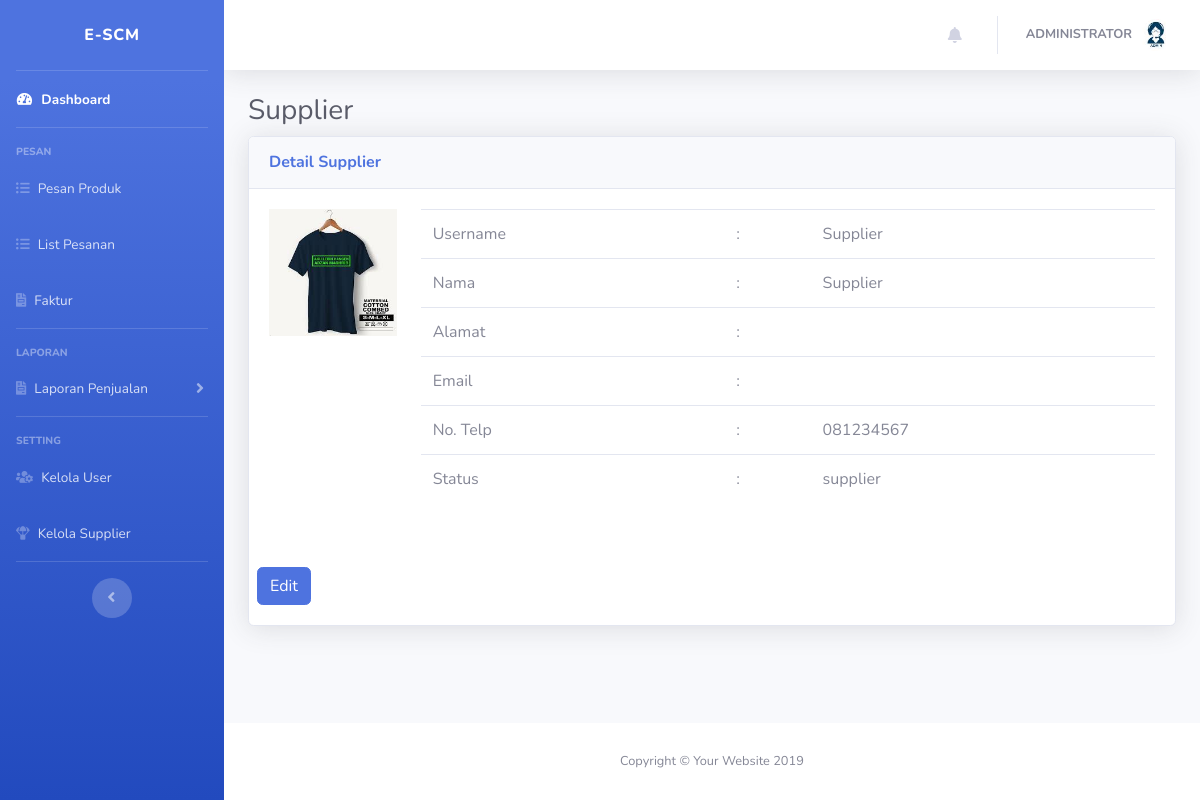
Screenshot of /media.php?page=detailsupplier&id=28 (signed in) with the database file from the repository.
### tables this page shows
CREATE TABLE `user` (
  `id_user` int(11) NOT NULL,
  `username` varchar(200) NOT NULL,
  `password` varchar(200) NOT NULL,
  `nama` varchar(20) NOT NULL,
  `alamat` text NOT NULL,
  `email` text NOT NULL,
  `telp` varchar(14) NOT NULL,
  `status` varchar(10) NOT NULL,
  `foto` text NOT NULL,
  `created_at` datetime NOT NULL DEFAULT CURRENT_TIMESTAMP
);

### page/supplier/detail.php (the view, shortened to what this page needs)
<?php
    $query = mysql_query("SELECT * FROM user WHERE id_user = '$_GET[id]'");
    $r = mysql_fetch_array($query);
?>
<h1 class="h3 mb-2 text-gray-800">Supplier</h1>
<div class="card shadow mb-4">
    <div class="card-header py-3">
        <h6 class="m-0 font-weight-bold text-primary">Detail Supplier</h6>
    </div>
    <div class="card-body">
        <div class="row">
            <div class="col-sm-2">
                <img src="<?php echo "foto/$r[foto]" ?>" alt="" width="100%">
            </div>
            <div class="col-sm-10">
                <table class="table">
                    <tr>
                        <td>Username</td>
                        <td>:</td>
                        <td><?php echo "$r[username]" ?></td>
                    </tr>
                    <tr>
                        <td>Nama</td>
                        <td>:</td>
                        <td><?php echo "$r[nama]" ?></td>
                    </tr>
                    <tr>
                        <td>Alamat</td>
                        <td>:</td>
                        <td><?php echo "$r[alamat]" ?></td>
                    </tr>
                    <tr>
                        <td>Email</td>
                        <td>:</td>
                        <td><?php echo "$r[email]" ?></td>
                    </tr>
                    <tr>
                        <td>No. Telp</td>
                        <td>:</td>
                        <td><?php echo "$r[telp]" ?></td>
                    </tr>
                    <tr>
                        <td>Status</td>
                        <td>:</td>
                        <td><?php echo "$r[status]" ?></td>
                    </tr>
                </table>
            </div>
        </div>
        <br>
        <br>
        <?php
            if ($r['status'] != 'admin') {
                echo "<div class='row'>
                        <a href='media.php?page=editsupplier&id=$r[id_user]' class='btn btn-primary'>Edit</a>
                        </div>";
            }
        ?>
    </div>
</div>

### media.php (shortened to what this page needs)
<?php
  if (isset($_SESSION['username'])) {
  $nama = strtoupper($_SESSION['nama']);
  $query = mysql_query("SELECT * FROM user WHERE username = '$_SESSION[username]'");
  $r = mysql_fetch_array($query);
?>
<!DOCTYPE html>
<html lang="en">
<head>
  <link href="vendor/fontawesome-free/css/all.min.css" rel="stylesheet" type="text/css">
  <link href="css/sb-admin-2.min.css" rel="stylesheet">
  <link href="vendor/datatables/dataTables.bootstrap4.min.css" rel="stylesheet">
  <link rel="stylesheet" href="css/bootstrap-datepicker.min.css">
</head>
<body id="page-top">
  <div id="wrapper">
    <ul class="navbar-nav bg-gradient-primary sidebar sidebar-dark accordion" id="accordionSidebar">
      <a class="sidebar-brand d-flex align-items-center justify-content-center" href="media.php">
        <div class="sidebar-brand-text mx-3">e-SCM</div>
      </a>
      <hr class="sidebar-divider my-0">
      <?php
        $status = $_SESSION['status'];
        if ($status == 'admin') {
      ?>
      <li class="nav-item active">
        <a class="nav-link" href="media.php?page=dashboard">
          <i class="fas fa-fw fa-tachometer-alt"></i>
          <span>Dashboard</span></a>
      </li>
      <hr class="sidebar-divider">
      <div class="sidebar-heading">
        Pesan
      </div>
      <li class="nav-item">
        <a class="nav-link" href="media.php?page=pesan">
        <i class="fas fa-list-ul"></i>
          <span>Pesan Produk</span></a>
      </li>
      <li class="nav-item">
        <a class="nav-link" href="media.php?page=pesanan">
        <i class="fas fa-list-ul"></i>
          <span>List Pesanan</span></a>
      </li>
      <li class="nav-item">
        <a class="nav-link" href="media.php?page=faktur">
        <i class="fas fa-file-invoice"></i>
          <span>Faktur</span></a>
      </li>
      <hr class="sidebar-divider">
      <div class="sidebar-heading">
        Laporan
      </div>
      <li class="nav-item">
        <a class="nav-link collapsed" href="#" data-toggle="collapse" data-target="#collapseUtilities" aria-expanded="true" aria-controls="collapseUtilities">
          <i class="fas fa-file-invoice"></i>
          <span>Laporan Penjualan</span>
        </a>
      </li>
      <hr class="sidebar-divider">
      <div class="sidebar-heading">
        Setting
      </div>
      <li class="nav-item">
        <a class="nav-link" href="media.php?page=user">
          <i class="fas fa-users-cog"></i>
          <span>Kelola User</span></a>
      </li>
      <li class="nav-item">
        <a class="nav-link" href="media.php?page=supplier">
        <i class="fas fa-parachute-box"></i>
          <span>Kelola Supplier</span></a>
      </li>
        <?php } else if ($status == 'supplier') { ?>
          <li class="nav-item active">
            <a class="nav-link" href="media.php?page=dashboard">
              <i class="fas fa-fw fa-tachometer-alt"></i>
              <span>Dashboard</span></a>
          </li>
          <hr class="sidebar-divider">
          <div class="sidebar-heading">
            Produk
          </div>
          <li class="nav-item">
            <a class="nav-link" href="media.php?page=produk">
              <i class="fas fa-list-ul"></i>
              <span>List Produk</span></a>
          </li>
          <li class="nav-item">
            <a class="nav-link" href="media.php?page=konfirmasipesanan">
              <i class="fas fa-book"></i>
              <span>Pesanan</span></a>
          </li>
          <li class="nav-item">
            <a class="nav-link" href="media.php?page=faktur">
              <i class="fas fa-file-invoice"></i>
              <span>Faktur</span></a>
          </li>
        <?php } else if ($status == 'kasir') { ?>
          <li class="nav-item active">
            <a class="nav-link" href="media.php?page=dashboard">
              <i class="fas fa-fw fa-tachometer-alt"></i>
              <span>Dashboard</span></a>
          </li>
          <hr class="sidebar-divider">
          <div class="sidebar-heading">
            Laporan
          </div>
          <li class="nav-item">
            <a class="nav-link" href="media.php?page=laporankasir">
              <i class="fas fa-list-ul"></i>
              <span>Laporan Penjualan</span>
            </a>
          </li>
        <?php } ?>
      <hr class="sidebar-divider d-none d-md-block">
      <div class="text-center d-none d-md-inline">
        <button class="rounded-circle border-0" id="sidebarToggle"></button>
      </div>
    </ul>
    <div id="content-wrapper" class="d-flex flex-column">
      <div id="content">
        <nav class="navbar navbar-expand navbar-light bg-white topbar mb-4 static-top shadow">
          <ul class="navbar-nav ml-auto">
            <?php if ($_SESSION['status'] != 'kasir') { ?>
            <li class="nav-item dropdown no-arrow mx-1">
              <a class="nav-link dropdown-toggle" href="#" id="alertsDropdown" role="button" data-toggle="dropdown" aria-haspopup="true" aria-expanded="false">
                <i class="fas fa-bell fa-fw"></i>
              </a>
            </li>
            <?php } ?>
            <li class="nav-item dropdown no-arrow">
              <a class="nav-link dropdown-toggle" href="#" id="userDropdown" role="button" data-toggle="dropdown" aria-haspopup="true" aria-expanded="false">
                <span class="mr-2 d-none d-lg-inline text-gray-600 small"><?php echo "<b>$nama</b>"; ?></span>
                <img class="img-profile rounded-circle" src="foto/small_<?php echo "$r[foto]"; ?>">
              </a>
            </li>
          </ul>
        </nav>
        <div class="container-fluid">
          <?php
            include "page.php";
          ?>
        </div>
      </div>
      <footer class="sticky-footer bg-white">
        <div class="container my-auto">
          <div class="copyright text-center my-auto">
            <span>Copyright &copy; Your Website 2019</span>
          </div>
        </div>
      </footer>
    </div>
  </div>
</body>
</html>
  <?php } else {
    echo "<script>
    alert('Anda Belum Login!!!');
    window.location.href = 'index.php';
  </script>";
  } ?>

### rows the page displays
user: foto (picture)
user: foto (picture), username "Supplier", nama "Supplier", telp "081234567", status "supplier"

### other values shown
$nama "ADMINISTRATOR"
